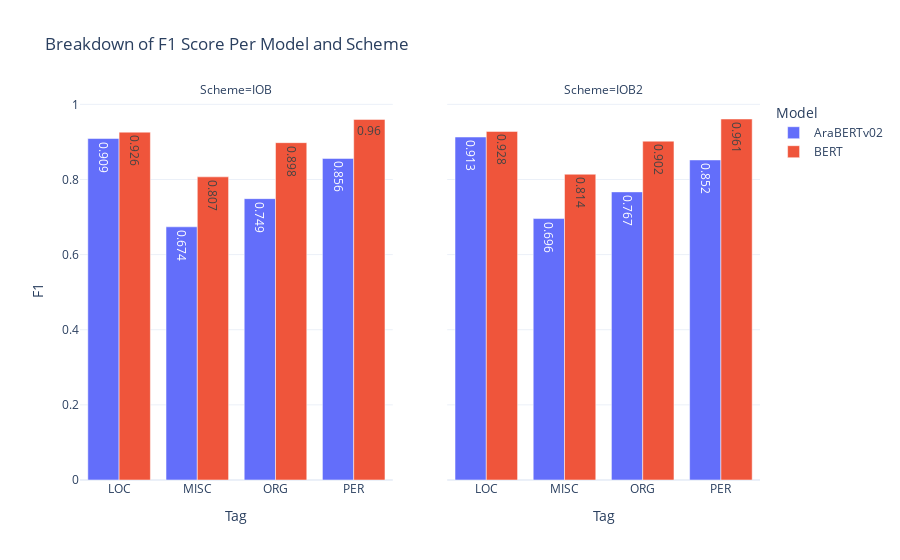

Notebook code for this chart:
### Code cell
# Confusion matrix heatmap example
report_bar = ReportBarChart(dash_data, mappings)
report_bar.visualize_f1()

### Figure 1 — Plotly figure (JSON) as saved in the notebook; plotly's stock layout.template omitted (floating-point values rounded to 4 significant figures)
{"data": [{"alignmentgroup": "True", "hovertemplate": "Model=AraBERTv02<br>Scheme=IOB<br>Tag=%{x}<br>F1=%{text}<extra></extra>", "legendgroup": "AraBERTv02", "marker": {"color": "#636efa", "pattern": {"shape": ""}}, "name": "AraBERTv02", "offsetgroup": "AraBERTv02", "orientation": "v", "showlegend": true, "text": [0.909, 0.674, 0.749, 0.856], "textposition": "auto", "type": "bar", "x": ["LOC", "MISC", "ORG", "PER"], "xaxis": "x", "y": [0.909, 0.674, 0.749, 0.856], "yaxis": "y"}, {"alignmentgroup": "True", "hovertemplate": "Model=AraBERTv02<br>Scheme=IOB2<br>Tag=%{x}<br>F1=%{text}<extra></extra>", "legendgroup": "AraBERTv02", "marker": {"color": "#636efa", "pattern": {"shape": ""}}, "name": "AraBERTv02", "offsetgroup": "AraBERTv02", "orientation": "v", "showlegend": false, "text": [0.913, 0.696, 0.767, 0.852], "textposition": "auto", "type": "bar", "x": ["LOC", "MISC", "ORG", "PER"], "xaxis": "x2", "y": [0.913, 0.696, 0.767, 0.852], "yaxis": "y2"}, {"alignmentgroup": "True", "hovertemplate": "Model=BERT<br>Scheme=IOB<br>Tag=%{x}<br>F1=%{text}<extra></extra>", "legendgroup": "BERT", "marker": {"color": "#EF553B", "pattern": {"shape": ""}}, "name": "BERT", "offsetgroup": "BERT", "orientation": "v", "showlegend": true, "text": [0.926, 0.807, 0.898, 0.96], "textposition": "auto", "type": "bar", "x": ["LOC", "MISC", "ORG", "PER"], "xaxis": "x", "y": [0.926, 0.807, 0.898, 0.96], "yaxis": "y"}, {"alignmentgroup": "True", "hovertemplate": "Model=BERT<br>Scheme=IOB2<br>Tag=%{x}<br>F1=%{text}<extra></extra>", "legendgroup": "BERT", "marker": {"color": "#EF553B", "pattern": {"shape": ""}}, "name": "BERT", "offsetgroup": "BERT", "orientation": "v", "showlegend": false, "text": [0.928, 0.814, 0.902, 0.961], "textposition": "auto", "type": "bar", "x": ["LOC", "MISC", "ORG", "PER"], "xaxis": "x2", "y": [0.928, 0.814, 0.902, 0.961], "yaxis": "y2"}], "layout": {"annotations": [{"font": {}, "showarrow": false, "text": "Scheme=IOB", "x": 0.23, "xanchor": "center", "xref": "paper", "y": 1, "yanchor": "bottom", "yref": "paper"}, {"font": {}, "showarrow": false, "text": "Scheme=IOB2", "x": 0.77, "xanchor": "center", "xref": "paper", "y": 1, "yanchor": "bottom", "yref": "paper"}], "barmode": "group", "legend": {"title": {"text": "Model"}, "tracegroupgap": 0}, "title": {"text": "Breakdown of F1 Score Per Model and Scheme"}, "xaxis": {"anchor": "y", "domain": [0, 0.46], "title": {"text": "Tag"}}, "xaxis2": {"anchor": "y2", "domain": [0.54, 1], "matches": "x", "title": {"text": "Tag"}}, "yaxis": {"anchor": "x", "domain": [0, 1], "title": {"text": "F1"}}, "yaxis2": {"anchor": "x2", "domain": [0, 1], "matches": "y", "showticklabels": false}}}
